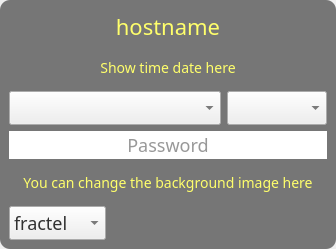
<?xml version="1.0" encoding="UTF-8"?>
<ui version="4.0">
 <class>LoginForm</class>
 <widget class="QWidget" name="LoginForm">
  <property name="geometry">
   <rect>
    <x>0</x>
    <y>0</y>
    <width>336</width>
    <height>249</height>
   </rect>
  </property>
  <property name="sizePolicy">
   <sizepolicy hsizetype="Fixed" vsizetype="Fixed">
    <horstretch>0</horstretch>
    <verstretch>0</verstretch>
   </sizepolicy>
  </property>
  <property name="cursor">
   <cursorShape>SizeAllCursor</cursorShape>
  </property>
  <property name="windowTitle">
   <string>Form</string>
  </property>
  <property name="windowOpacity">
   <double>0.000000000000000</double>
  </property>
  <property name="styleSheet">
   <string notr="true"/>
  </property>
  <layout class="QVBoxLayout" name="verticalLayout">
   <property name="spacing">
    <number>0</number>
   </property>
   <property name="leftMargin">
    <number>0</number>
   </property>
   <property name="topMargin">
    <number>0</number>
   </property>
   <property name="rightMargin">
    <number>0</number>
   </property>
   <property name="bottomMargin">
    <number>0</number>
   </property>
   <item>
    <widget class="QWidget" name="loginForm" native="true">
     <property name="sizePolicy">
      <sizepolicy hsizetype="Expanding" vsizetype="Expanding">
       <horstretch>0</horstretch>
       <verstretch>0</verstretch>
      </sizepolicy>
     </property>
     <property name="cursor">
      <cursorShape>SizeAllCursor</cursorShape>
     </property>
     <property name="autoFillBackground">
      <bool>false</bool>
     </property>
     <property name="styleSheet">
      <string notr="true">* {
	font-family : Titillium Web;
}
#loginForm {
	border-radius:10px;
	background-color: rgba(76, 76, 76, 190);
}

#hostLabel {
	background:rgba(0,0,0,0);
	color: rgb(255, 255, 107);
	font-size: 22px;
	text-transform: uppercase;
}

#users::DropDown {
	background-image:qurl(':/files/images/dropdown.svg');
}

#passwordInput {
	border : none;
}

#users ,
#passwordInput,
#imageComboBox ,
#sessionComboBox {
	font-size:18px;
	color: rgb(49, 49, 49);
}

#msgLabel,
#timeDateLabel {
	font-size:14px;	
	color: rgb(255, 255, 107);
}</string>
     </property>
     <layout class="QGridLayout" name="gridLayout">
      <item row="2" column="4" colspan="2">
       <widget class="QComboBox" name="sessionComboBox">
        <property name="sizePolicy">
         <sizepolicy hsizetype="Expanding" vsizetype="Fixed">
          <horstretch>0</horstretch>
          <verstretch>0</verstretch>
         </sizepolicy>
        </property>
        <property name="styleSheet">
         <string notr="true"/>
        </property>
       </widget>
      </item>
      <item row="1" column="0" colspan="6">
       <widget class="QLabel" name="timeDateLabel">
        <property name="sizePolicy">
         <sizepolicy hsizetype="Expanding" vsizetype="Preferred">
          <horstretch>0</horstretch>
          <verstretch>0</verstretch>
         </sizepolicy>
        </property>
        <property name="text">
         <string>Show time date here</string>
        </property>
        <property name="alignment">
         <set>Qt::AlignCenter</set>
        </property>
       </widget>
      </item>
      <item row="2" column="0" colspan="4">
       <widget class="QComboBox" name="users">
        <property name="sizePolicy">
         <sizepolicy hsizetype="Expanding" vsizetype="Fixed">
          <horstretch>0</horstretch>
          <verstretch>0</verstretch>
         </sizepolicy>
        </property>
        <property name="styleSheet">
         <string notr="true"/>
        </property>
        <property name="frame">
         <bool>true</bool>
        </property>
       </widget>
      </item>
      <item row="5" column="5">
       <widget class="QPushButton" name="restartButton">
        <property name="sizePolicy">
         <sizepolicy hsizetype="Preferred" vsizetype="Preferred">
          <horstretch>0</horstretch>
          <verstretch>0</verstretch>
         </sizepolicy>
        </property>
        <property name="cursor">
         <cursorShape>PointingHandCursor</cursorShape>
        </property>
        <property name="toolTip">
         <string>Restart</string>
        </property>
        <property name="text">
         <string/>
        </property>
        <property name="icon">
         <iconset resource="../resources/resources.qrc">
          <normaloff>:/files/images/restart.png</normaloff>:/files/images/restart.png</iconset>
        </property>
        <property name="iconSize">
         <size>
          <width>36</width>
          <height>36</height>
         </size>
        </property>
        <property name="autoDefault">
         <bool>false</bool>
        </property>
        <property name="default">
         <bool>false</bool>
        </property>
        <property name="flat">
         <bool>true</bool>
        </property>
       </widget>
      </item>
      <item row="3" column="0" colspan="6">
       <widget class="QLineEdit" name="passwordInput">
        <property name="echoMode">
         <enum>QLineEdit::Password</enum>
        </property>
        <property name="alignment">
         <set>Qt::AlignCenter</set>
        </property>
        <property name="placeholderText">
         <string>Password</string>
        </property>
       </widget>
      </item>
      <item row="0" column="0" colspan="6">
       <widget class="QLabel" name="hostLabel">
        <property name="font">
         <font>
          <family>Titillium Web</family>
          <pointsize>-1</pointsize>
         </font>
        </property>
        <property name="styleSheet">
         <string notr="true"/>
        </property>
        <property name="text">
         <string>hostname</string>
        </property>
        <property name="alignment">
         <set>Qt::AlignCenter</set>
        </property>
        <property name="wordWrap">
         <bool>false</bool>
        </property>
        <property name="textInteractionFlags">
         <set>Qt::NoTextInteraction</set>
        </property>
       </widget>
      </item>
      <item row="5" column="0">
       <widget class="QComboBox" name="imageComboBox">
        <property name="sizePolicy">
         <sizepolicy hsizetype="Expanding" vsizetype="Fixed">
          <horstretch>0</horstretch>
          <verstretch>0</verstretch>
         </sizepolicy>
        </property>
        <property name="styleSheet">
         <string notr="true"/>
        </property>
        <item>
         <property name="text">
          <string>fractel</string>
         </property>
        </item>
       </widget>
      </item>
      <item row="4" column="0" colspan="6">
       <widget class="QLabel" name="msgLabel">
        <property name="sizePolicy">
         <sizepolicy hsizetype="Expanding" vsizetype="Preferred">
          <horstretch>0</horstretch>
          <verstretch>0</verstretch>
         </sizepolicy>
        </property>
        <property name="lineWidth">
         <number>1</number>
        </property>
        <property name="text">
         <string>You can change the background image here</string>
        </property>
        <property name="scaledContents">
         <bool>true</bool>
        </property>
        <property name="alignment">
         <set>Qt::AlignCenter</set>
        </property>
       </widget>
      </item>
      <item row="5" column="4">
       <widget class="QPushButton" name="shutdownButton">
        <property name="sizePolicy">
         <sizepolicy hsizetype="Preferred" vsizetype="Preferred">
          <horstretch>0</horstretch>
          <verstretch>0</verstretch>
         </sizepolicy>
        </property>
        <property name="cursor">
         <cursorShape>PointingHandCursor</cursorShape>
        </property>
        <property name="toolTip">
         <string>Shudown</string>
        </property>
        <property name="autoFillBackground">
         <bool>false</bool>
        </property>
        <property name="text">
         <string/>
        </property>
        <property name="icon">
         <iconset resource="../resources/resources.qrc">
          <normaloff>:/files/images/shutdown.png</normaloff>:/files/images/shutdown.png</iconset>
        </property>
        <property name="iconSize">
         <size>
          <width>36</width>
          <height>36</height>
         </size>
        </property>
        <property name="checkable">
         <bool>false</bool>
        </property>
        <property name="flat">
         <bool>true</bool>
        </property>
       </widget>
      </item>
      <item row="5" column="3">
       <spacer name="horizontalSpacer">
        <property name="orientation">
         <enum>Qt::Horizontal</enum>
        </property>
        <property name="sizeHint" stdset="0">
         <size>
          <width>40</width>
          <height>20</height>
         </size>
        </property>
       </spacer>
      </item>
     </layout>
    </widget>
   </item>
  </layout>
 </widget>
 <resources>
  <include location="../resources/resources.qrc"/>
 </resources>
 <connections/>
</ui>
